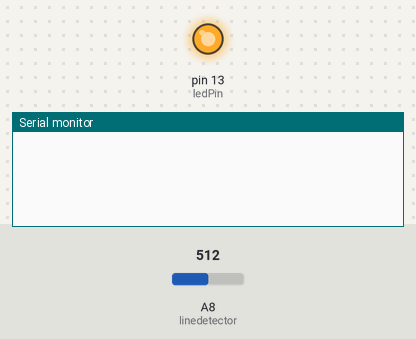
Bench run of a program on a simulated Teensy 3. Shown: output pins drawn as LEDs (lit = HIGH), the last lines printed to the serial monitor. The inputs (shaded band) are chosen by the test bench; at power-on: A8 (linedetector) = 512.

Above: at 2.7 s.
2.8 s: A8 (linedetector) set to 982
At 4.0 s:
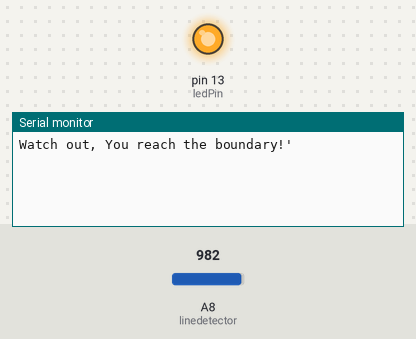
4.3 s: A8 (linedetector) set to 1012
At 4.9 s:
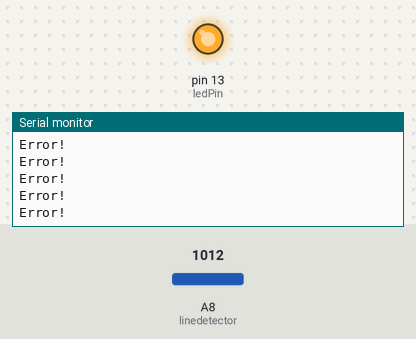

The program:

main.cpp
```cpp
#include <Arduino.h>
// define variable here

#define linedetector          22
#define LinethresholdLOW      800
#define LinethresholdHIGH     830
#define Errorthreshold        1000

const int ledPin = LED_BUILTIN;
u_int16_t voltageReader=0;

bool eventLineDetected(void);

void setup() {
  // put your setup code here, to run once:
  pinMode(ledPin, OUTPUT);
  digitalWrite(ledPin, HIGH);
  pinMode(linedetector, INPUT);
  Serial.begin(96000);
}

void loop() {
  // put your main code here, to run repeatedly:
  if(eventLineDetected()){
    Serial.println("Watch out, You reach the boundary!'");
  }
}

bool eventLineDetected(void){
  voltageReader = analogRead(linedetector);
  //Serial.println(voltageReader);
  static int lineThres = LinethresholdHIGH;
  static int prevVol = 0;
  bool event = false;
  if(voltageReader > Errorthreshold){
    Serial.println("Error!");
    return false;
  }
  if(voltageReader > lineThres && prevVol <= lineThres){
    event = true;
    lineThres = LinethresholdLOW;
  }
  if(voltageReader <= lineThres && prevVol > lineThres){
    lineThres = LinethresholdHIGH;
  }
  prevVol = voltageReader;
  return event;
}
```

Measured:
- the behaviour switches between 1000 and 1001 on A8 (linedetector) (found by bisection; images 1 and 2)
- after the input at 2.8 s, the serial monitor: prints a new line at once (image 1)
- after the input at 4.3 s, the serial monitor: prints a new line at once (image 2)
